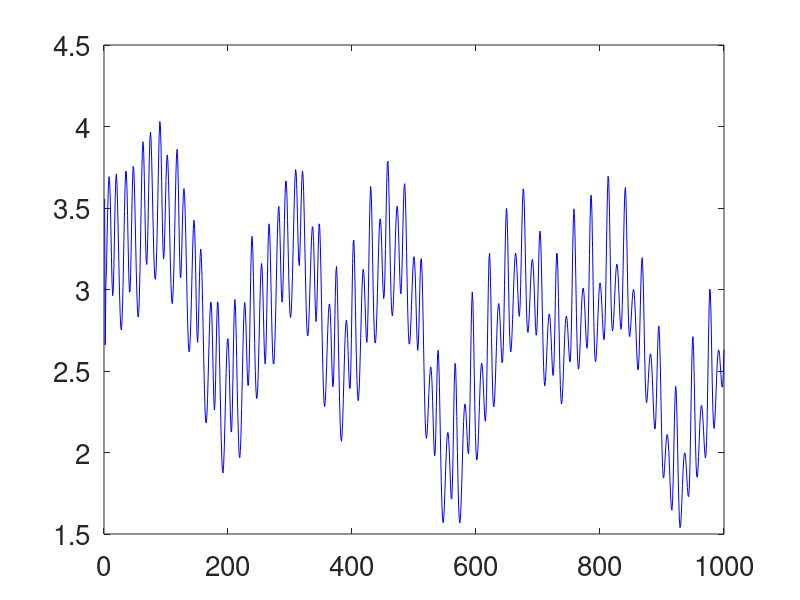

Reproduce this figure in MATLAB. (Note: this script raises an error after producing the figure.)
% Test Example
%
% Example 7 page 25 - Length of the day dataset
%
%  Ref: A. Cicone, J. Liu, H. Zhou. 'Adaptive Local Iterative Filtering for 
%  Signal Decomposition and Instantaneous Frequency analysis'. Applied and 
%  Computational Harmonic Analysis, Volume 41, Issue 2, September 2016, 
%  Pages 384-411. doi:10.1016/j.acha.2016.03.001
%  ArXiv http://arxiv.org/abs/1411.6051
%
% dataset obtained from http://hpiers.obspm.fr/eoppc/eop/eopc04/eopc04.62-now
load LengthOftheDay_LOD_ALIF_paper

figure
plot(x,'b')
set(gca,'fontsize', 20);

%%

opts=Settings_IF('IF.delta',10^-2,'IF.NIMFs',100,'plots',0,'IF.Xi',3,'IF.extensionType','c','IF.alpha','Almost_min');

[IMF_1,logM] = IF_v6(x,opts);

plot_imf_v8(IMF_1)


%%

opts=Settings_IF('IF.delta',10^-2,'IF.NIMFs',100,'plots',0,'IF.Xi',3,'IF.extensionType','c','IF.alpha','ave');

[IMF_2,logM] = IF_v6(x,opts);

plot_imf_v8(IMF_2)



  